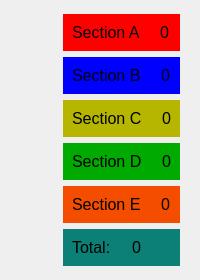
                                           <widget class="QWidget" name="widget_19" native="true">
                                            <property name="minimumSize">
                                             <size>
                                              <width>0</width>
                                              <height>0</height>
                                             </size>
                                            </property>
                                            <property name="styleSheet">
                                             <string notr="true"/>
                                            </property>
                                            <layout class="QHBoxLayout" name="horizontalLayout_26">
                                             <item>
                                              <widget class="QWidget" name="charts_widget" native="true">
                                               <property name="minimumSize">
                                                <size>
                                                 <width>0</width>
                                                 <height>0</height>
                                                </size>
                                               </property>
                                               <property name="styleSheet">
                                                <string notr="true">color: rgb(255, 255, 255);</string>
                                               </property>
                                              </widget>
                                             </item>
                                             <item>
                                              <widget class="QWidget" name="widget_40" native="true">
                                               <property name="minimumSize">
                                                <size>
                                                 <width>0</width>
                                                 <height>0</height>
                                                </size>
                                               </property>
                                               <layout class="QVBoxLayout" name="verticalLayout_78">
                                                <property name="topMargin">
                                                 <number>3</number>
                                                </property>
                                                <property name="bottomMargin">
                                                 <number>3</number>
                                                </property>
                                                <item>
                                                 <widget class="QWidget" name="widget_41" native="true">
                                                  <property name="styleSheet">
                                                   <string notr="true">background-color: rgb(255, 0, 0);</string>
                                                  </property>
                                                  <layout class="QHBoxLayout" name="horizontalLayout_27">
                                                   <property name="spacing">
                                                    <number>20</number>
                                                   </property>
                                                   <item>
                                                    <widget class="QLabel" name="label_21">
                                                     <property name="font">
                                                      <font>
                                                       <pointsize>12</pointsize>
                                                      </font>
                                                     </property>
                                                     <property name="text">
                                                      <string>Section A</string>
                                                     </property>
                                                    </widget>
                                                   </item>
                                                   <item>
                                                    <widget class="QLabel" name="label_45">
                                                     <property name="font">
                                                      <font>
                                                       <pointsize>12</pointsize>
                                                      </font>
                                                     </property>
                                                     <property name="text">
                                                      <string>0</string>
                                                     </property>
                                                    </widget>
                                                   </item>
                                                  </layout>
                                                 </widget>
                                                </item>
                                                <item>
                                                 <widget class="QWidget" name="widget_42" native="true">
                                                  <property name="styleSheet">
                                                   <string notr="true">background-color: rgb(0, 0, 255);</string>
                                                  </property>
                                                  <layout class="QHBoxLayout" name="horizontalLayout_28">
                                                   <property name="spacing">
                                                    <number>20</number>
                                                   </property>
                                                   <item>
                                                    <widget class="QLabel" name="label_22">
                                                     <property name="font">
                                                      <font>
                                                       <pointsize>12</pointsize>
                                                      </font>
                                                     </property>
                                                     <property name="text">
                                                      <string>Section B</string>
                                                     </property>
                                                    </widget>
                                                   </item>
                                                   <item>
                                                    <widget class="QLabel" name="label_46">
                                                     <property name="font">
                                                      <font>
                                                       <pointsize>12</pointsize>
                                                      </font>
                                                     </property>
                                                     <property name="text">
                                                      <string>0</string>
                                                     </property>
                                                    </widget>
                                                   </item>
                                                  </layout>
                                                 </widget>
                                                </item>
                                                <item>
                                                 <widget class="QWidget" name="widget_44" native="true">
                                                  <property name="styleSheet">
                                                   <string notr="true">background-color: rgb(182, 182, 0);</string>
                                                  </property>
                                                  <layout class="QHBoxLayout" name="horizontalLayout_29">
                                                   <property name="spacing">
                                                    <number>20</number>
                                                   </property>
                                                   <item>
                                                    <widget class="QLabel" name="label_23">
                                                     <property name="font">
                                                      <font>
                                                       <pointsize>12</pointsize>
                                                      </font>
                                                     </property>
                                                     <property name="text">
                                                      <string>Section C</string>
                                                     </property>
                                                    </widget>
                                                   </item>
                                                   <item>
                                                    <widget class="QLabel" name="label_47">
                                                     <property name="font">
                                                      <font>
                                                       <pointsize>12</pointsize>
                                                      </font>
                                                     </property>
                                                     <property name="text">
                                                      <string>0</string>
                                                     </property>
                                                    </widget>
                                                   </item>
                                                  </layout>
                                                 </widget>
                                                </item>
                                                <item>
                                                 <widget class="QWidget" name="widget_43" native="true">
                                                  <property name="styleSheet">
                                                   <string notr="true">background-color: rgb(0, 170, 0);</string>
                                                  </property>
                                                  <layout class="QHBoxLayout" name="horizontalLayout_30">
                                                   <property name="spacing">
                                                    <number>20</number>
                                                   </property>
                                                   <item>
                                                    <widget class="QLabel" name="label_24">
                                                     <property name="font">
                                                      <font>
                                                       <pointsize>12</pointsize>
                                                      </font>
                                                     </property>
                                                     <property name="text">
                                                      <string>Section D</string>
                                                     </property>
                                                    </widget>
                                                   </item>
                                                   <item>
                                                    <widget class="QLabel" name="label_48">
                                                     <property name="font">
                                                      <font>
                                                       <pointsize>12</pointsize>
                                                      </font>
                                                     </property>
                                                     <property name="text">
                                                      <string>0</string>
                                                     </property>
                                                    </widget>
                                                   </item>
                                                  </layout>
                                                 </widget>
                                                </item>
                                                <item>
                                                 <widget class="QWidget" name="widget_45" native="true">
                                                  <property name="styleSheet">
                                                   <string notr="true">background-color: rgb(244, 77, 0);</string>
                                                  </property>
                                                  <layout class="QHBoxLayout" name="horizontalLayout_31">
                                                   <property name="spacing">
                                                    <number>20</number>
                                                   </property>
                                                   <item>
                                                    <widget class="QLabel" name="label_25">
                                                     <property name="font">
                                                      <font>
                                                       <pointsize>12</pointsize>
                                                      </font>
                                                     </property>
                                                     <property name="text">
                                                      <string>Section E</string>
                                                     </property>
                                                    </widget>
                                                   </item>
                                                   <item>
                                                    <widget class="QLabel" name="label_49">
                                                     <property name="font">
                                                      <font>
                                                       <pointsize>12</pointsize>
                                                      </font>
                                                     </property>
                                                     <property name="text">
                                                      <string>0</string>
                                                     </property>
                                                    </widget>
                                                   </item>
                                                  </layout>
                                                 </widget>
                                                </item>
                                                <item>
                                                 <widget class="QWidget" name="widget_46" native="true">
                                                  <property name="styleSheet">
                                                   <string notr="true">background-color: rgb(12, 127, 119);</string>
                                                  </property>
                                                  <layout class="QHBoxLayout" name="horizontalLayout_32">
                                                   <property name="spacing">
                                                    <number>20</number>
                                                   </property>
                                                   <item>
                                                    <widget class="QLabel" name="label_29">
                                                     <property name="font">
                                                      <font>
                                                       <pointsize>12</pointsize>
                                                      </font>
                                                     </property>
                                                     <property name="text">
                                                      <string>Total:</string>
                                                     </property>
                                                    </widget>
                                                   </item>
                                                   <item>
                                                    <widget class="QLabel" name="label_50">
                                                     <property name="font">
                                                      <font>
                                                       <pointsize>12</pointsize>
                                                      </font>
                                                     </property>
                                                     <property name="text">
                                                      <string>0</string>
                                                     </property>
                                                    </widget>
                                                   </item>
                                                  </layout>
                                                 </widget>
                                                </item>
                                               </layout>
                                              </widget>
                                             </item>
                                            </layout>
                                           </widget>
